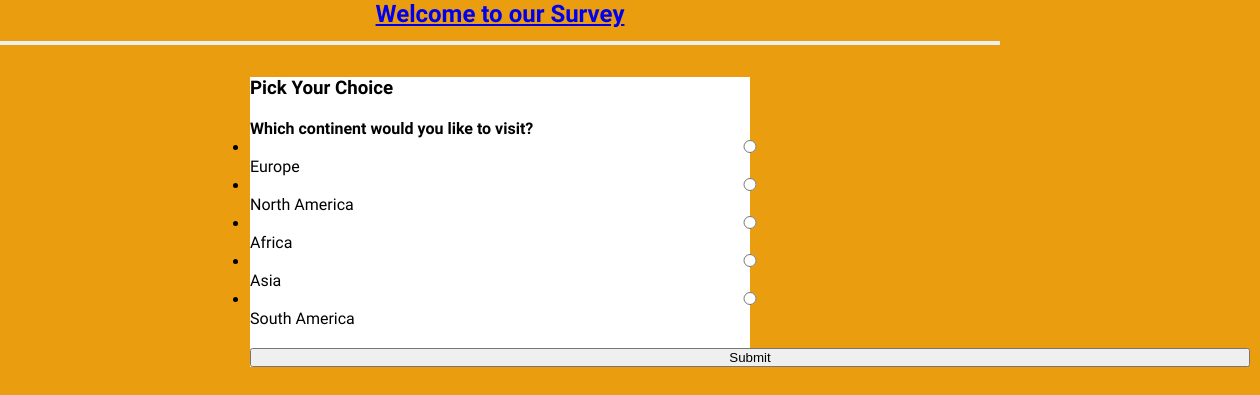
Page /polls/vote/2 on the committed database.
### pollsapp/models.py (models this page shows, shortened)
class Question(models.Model):
    question = models.CharField(max_length=300)

class Choice(models.Model):
    question = models.ForeignKey(Question, on_delete=models.CASCADE, related_name='choices')
    option = models.CharField(max_length=100)
    vote = models.IntegerField(default=0)

### pollsapp/views.py (the view)
# urls.py: path('vote/<str:pk>', views.vote, name = 'vote'),
def vote(request, pk):
    question = Question.objects.get(id=pk)
    options = question.choices.all()
    return render(request, 'vote.html', {'question':question, 'options':options})

### pollsapp/templates/vote.html (shortened to what this page needs)
{% extends 'base.html' %}
{% block content %}
<h3 style = "margin-bottom: 20px"><strong>Pick Your Choice</strong></h3>
<h4>{{question.question}}</h4>
<form method="POST" action=" {% url 'result' question.id %} ">
<ul class="list-group" style="margin:0px">
    {% for option in options %}
    <label>
        <li class="list-group-item">
            <input class="form-check-input me-1" type="radio" name = 'choice' value="{{option.id}}" aria-label="...">
            {{option.option}}
          </li>
    </label>
    {% endfor %}
</ul>
<input type="submit" value = "Submit" class = 'btn btn-primary'>
</form>
{% endblock %}

### pollsapp/static/styles.css (style rules this page uses)
* { padding: 0px; margin: 0px; box-sizing: border-box; width: 1000px; }
body { background-color: rgb(234, 157, 15); font-family: aldrich; }
.list-group { margin-top: 10px; }
.btn-primary { margin-top: 20px !important; }
label,li,input { cursor: pointer }

### rows in the picture
Question: question "Which continent would you like to visit?"
Choice: option "Europe"
Choice: option "North America"
Choice: option "Africa"
Choice: option "Asia"
Choice: option "South America"
